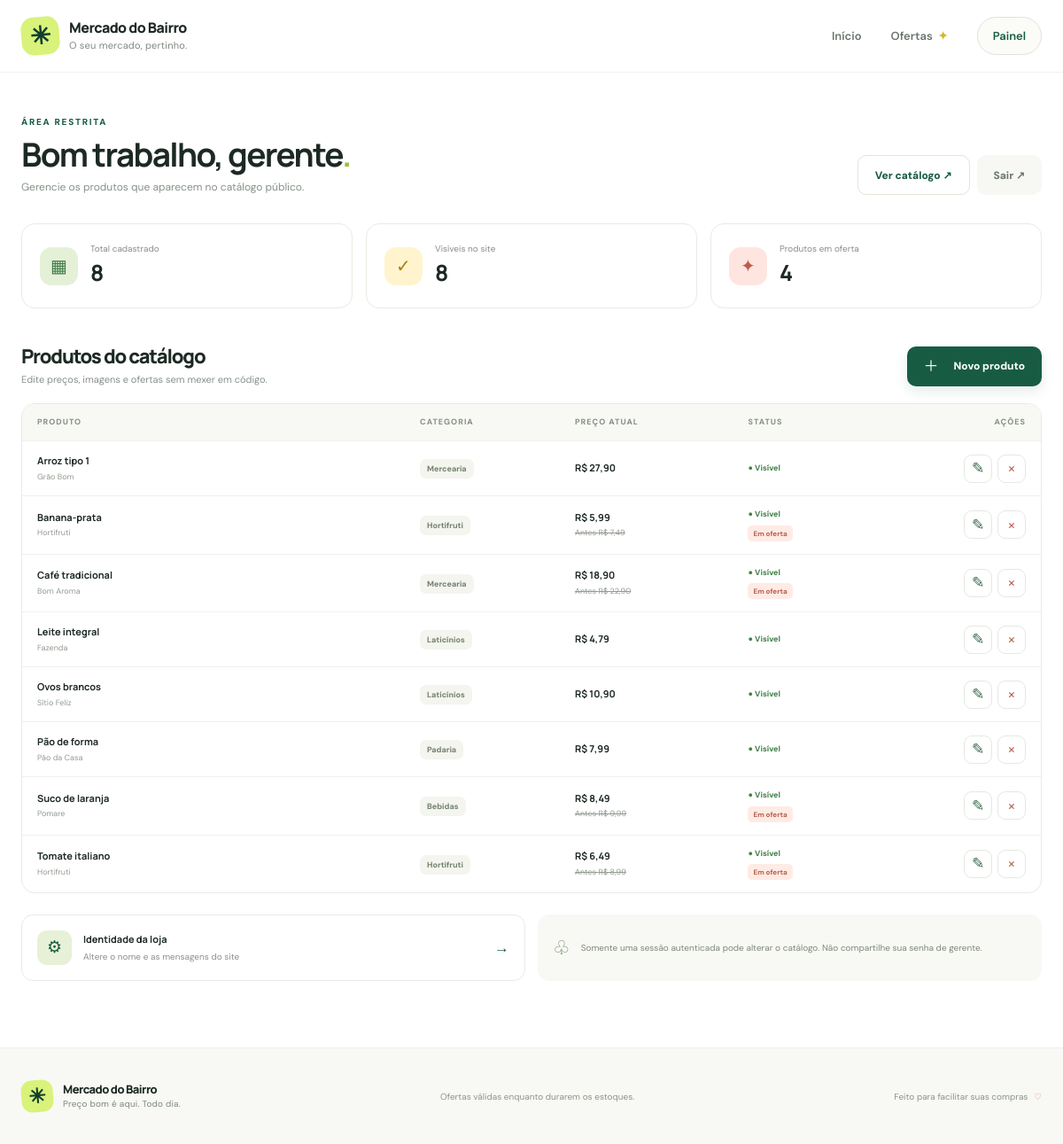
/admin (signed in), run on the app's committed database.
### tables this page shows
CREATE TABLE settings (
            key TEXT PRIMARY KEY,
            value TEXT NOT NULL
        );

CREATE TABLE products (
            id INTEGER PRIMARY KEY AUTOINCREMENT,
            name TEXT NOT NULL,
            brand TEXT NOT NULL DEFAULT '',
            category TEXT NOT NULL DEFAULT 'Mercearia',
            description TEXT NOT NULL DEFAULT '',
            price REAL NOT NULL CHECK(price >= 0),
            old_price REAL NULL CHECK(old_price IS NULL OR old_price >= 0),
            unit TEXT NOT NULL DEFAULT 'unidade',
            image_url TEXT NOT NULL DEFAULT '',
            image_filename TEXT NOT NULL DEFAULT '',
            featured INTEGER NOT NULL DEFAULT 0,
            active INTEGER NOT NULL DEFAULT 1,
            created_at TEXT NOT NULL DEFAULT CURRENT_TIMESTAMP
        );

### app.py (the view)
@app.route("/admin")
@admin_required
def admin_dashboard():
    db = get_db()
    products = db.execute("SELECT * FROM products ORDER BY created_at DESC, name COLLATE NOCASE").fetchall()
    stats = {
        "total": db.execute("SELECT COUNT(*) FROM products").fetchone()[0],
        "active": db.execute("SELECT COUNT(*) FROM products WHERE active = 1").fetchone()[0],
        "offers": db.execute("SELECT COUNT(*) FROM products WHERE active = 1 AND old_price IS NOT NULL AND old_price > price").fetchone()[0],
    }
    return render_template("admin.html", products=products, stats=stats)

### app.py (called while the page is built)
def get_db() -> sqlite3.Connection:
    if "db" not in g:
        g.db = sqlite3.connect(DATABASE)
        g.db.row_factory = sqlite3.Row
        g.db.execute("PRAGMA foreign_keys = ON")
    return g.db

def get_setting(key: str, default: str = "") -> str:
    row = get_db().execute("SELECT value FROM settings WHERE key = ?", (key,)).fetchone()
    return row["value"] if row else default

def csrf_token() -> str:
    if "csrf_token" not in session:
        session["csrf_token"] = secrets.token_urlsafe(32)
    return session["csrf_token"]

@app.before_request
def protect_posts():
    if request.method == "POST":
        expected = session.get("csrf_token", "")
        provided = request.form.get("csrf_token", "")
        if not expected or not hmac.compare_digest(expected, provided):
            abort(400, description="Token de segurança inválido. Atualize a página e tente novamente.")

@app.context_processor
def inject_template_helpers():
    return {
        "csrf_token": csrf_token,
        "store_name": get_setting("store_name", "Mercado do Bairro"),
        "store_tagline": get_setting("store_tagline", "Preço bom é aqui. Todo dia."),
        "store_notice": get_setting("store_notice", "Ofertas válidas enquanto durarem os estoques."),
        "admin_logged_in": bool(session.get("admin_logged_in")),
    }

def admin_required(view):
    @wraps(view)
    def wrapped(*args, **kwargs):
        if not session.get("admin_logged_in"):
            return redirect(url_for("admin_login", next=request.path))
        return view(*args, **kwargs)
    return wrapped

def image_for(product) -> str:
    if product["image_url"]:
        return product["image_url"]
    if product["image_filename"]:
        return url_for("static", filename=f"uploads/{product['image_filename']}")
    return ""

@app.template_filter("brl")
def brl(value):
    try:
        formatted = f"{float(value):,.2f}"
        return "R$ " + formatted.replace(",", "X").replace(".", ",").replace("X", ".")
    except (TypeError, ValueError):
        return "R$ 0,00"

### templates/admin.html (shortened to what this page needs)
{% extends 'base.html' %}
{% block content %}
<section class="admin-page container">
  <div class="admin-topline"><div><span class="section-kicker">ÁREA RESTRITA</span><h1>Bom trabalho, gerente<span class="heading-period">.</span></h1><p>Gerencie os produtos que aparecem no catálogo público.</p></div><div class="admin-top-actions"><a class="btn btn-outline" href="{{ url_for('index') }}" target="_blank">Ver catálogo ↗</a><form method="post" action="{{ url_for('admin_logout') }}"><input type="hidden" name="csrf_token" value="{{ csrf_token() }}"><button class="btn btn-quiet" type="submit">Sair ↗</button></form></div></div>
  <div class="admin-stats"><div class="stat-card"><span class="stat-icon stat-green">▦</span><div><span>Total cadastrado</span><strong>{{ stats.total }}</strong></div></div><div class="stat-card"><span class="stat-icon stat-yellow">✓</span><div><span>Visíveis no site</span><strong>{{ stats.active }}</strong></div></div><div class="stat-card"><span class="stat-icon stat-pink">✦</span><div><span>Produtos em oferta</span><strong>{{ stats.offers }}</strong></div></div></div>
  <div class="admin-content-heading"><div><h2>Produtos do catálogo</h2><p>Edite preços, imagens e ofertas sem mexer em código.</p></div><a class="btn btn-green" href="{{ url_for('product_new') }}"><span>＋</span> Novo produto</a></div>
  <div class="admin-table-wrap"><table class="admin-table"><thead><tr><th>Produto</th><th>Categoria</th><th>Preço atual</th><th>Status</th><th class="action-col">Ações</th></tr></thead><tbody>
  {% for product in products %}<tr><td><div class="admin-product-cell">{% if image_for(product) %}<img src="{{ image_for(product) }}" alt="" onerror="this.style.display='none'">{% else %}<span class="admin-thumb-placeholder">✳</span>{% endif %}<div><strong>{{ product.name }}</strong><small>{{ product.brand or 'Sem marca informada' }}</small></div></div></td><td><span class="table-category">{{ product.category }}</span></td><td><strong class="table-price">{{ product.price|brl }}</strong>{% if product.old_price and product.old_price > product.price %}<small class="table-old-price">Antes {{ product.old_price|brl }}</small>{% endif %}</td><td>{% if product.active %}<span class="status status-on">● Visível</span>{% else %}<span class="status status-off">● Oculto</span>{% endif %}{% if product.old_price and product.old_price > product.price %}<span class="mini-offer">Em oferta</span>{% endif %}</td><td><div class="table-actions"><a class="icon-action" href="{{ url_for('product_edit', product_id=product.id) }}" aria-label="Editar {{ product.name }}" title="Editar">✎</a><form method="post" action="{{ url_for('product_delete', product_id=product.id) }}" onsubmit="return confirm('Remover {{ product.name }} do catálogo?')"><input type="hidden" name="csrf_token" value="{{ csrf_token() }}"><button class="icon-action danger-action" type="submit" aria-label="Remover {{ product.name }}" title="Remover">×</button></form></div></td></tr>{% endfor %}
  </tbody></table>{% if not products %}<div class="empty-admin">Nenhum produto cadastrado. Comece adicionando o primeiro.</div>{% endif %}</div>
  <div class="admin-bottom-links"><a href="{{ url_for('admin_settings') }}"><span>⚙</span><div><strong>Identidade da loja</strong><small>Altere o nome e as mensagens do site</small></div><span class="arrow">→</span></a><div class="security-note"><span>♧</span><p>Somente uma sessão autenticada pode alterar o catálogo. Não compartilhe sua senha de gerente.</p></div></div>
</section>
{% endblock %}

### templates/base.html (shortened to what this page needs)
<!doctype html>
<html lang="pt-BR">
<head>
  <link rel="stylesheet" href="{{ url_for('static', filename='css/style.css') }}">
</head>
<body>
  <header class="site-header">
    <div class="header-inner">
      <a class="brand" href="{{ url_for('index') }}" aria-label="Página inicial">
        <span class="brand-mark">✳</span>
        <span class="brand-copy"><strong>{{ store_name }}</strong><small>O seu mercado, pertinho.</small></span>
      </a>
      <nav class="main-nav" aria-label="Navegação principal">
        <a href="{{ url_for('index') }}" class="{% if request.endpoint == 'index' %}current{% endif %}">Início</a>
        <a href="{{ url_for('index', ofertas=1) }}">Ofertas <span class="nav-spark">✦</span></a>
        {% if admin_logged_in %}
          <a href="{{ url_for('admin_dashboard') }}" class="nav-admin">Painel</a>
        {% else %}
          <a href="{{ url_for('admin_login') }}" class="nav-admin">Área do gerente</a>
        {% endif %}
      </nav>
    </div>
  </header>
  <main>{% block content %}{% endblock %}</main>
  <footer class="site-footer">
    <div class="footer-inner">
      <a class="brand footer-brand" href="{{ url_for('index') }}"><span class="brand-mark">✳</span><span class="brand-copy"><strong>{{ store_name }}</strong><small>{{ store_tagline }}</small></span></a>
      <p>{{ store_notice }}</p>
      <span class="footer-note">Feito para facilitar suas compras <span aria-hidden="true">♡</span></span>
    </div>
  </footer>
</body>
</html>

### data on the page
settings: value "Mercado do Bairro"
products: name "Arroz tipo 1", brand "Grão Bom", category "Mercearia", price|brl "R$ 27,90", active "● Visível"
products: name "Banana-prata", brand "Hortifruti", category "Hortifruti", price|brl "R$ 5,99", old_price|brl "R$ 7,49", active "● Visível", shows "Em oferta"
products: name "Café tradicional", brand "Bom Aroma", category "Mercearia", price|brl "R$ 18,90", old_price|brl "R$ 22,90", active "● Visível", shows "Em oferta"
products: name "Leite integral", brand "Fazenda", category "Laticínios", price|brl "R$ 4,79", active "● Visível"
products: name "Ovos brancos", brand "Sítio Feliz", category "Laticínios", price|brl "R$ 10,90", active "● Visível"
products: name "Pão de forma", brand "Pão da Casa", category "Padaria", price|brl "R$ 7,99", active "● Visível"
products: name "Suco de laranja", brand "Pomare", category "Bebidas", price|brl "R$ 8,49", old_price|brl "R$ 9,99", active "● Visível", shows "Em oferta"
products: name "Tomate italiano", brand "Hortifruti", category "Hortifruti", price|brl "R$ 6,49", old_price|brl "R$ 8,99", active "● Visível", shows "Em oferta"
settings: value "Preço bom é aqui. Todo dia."
settings: value "Ofertas válidas enquanto durarem os estoques."

### other printed values
{{ stats.total }} "8"
{{ stats.active }} "8"
{{ stats.offers }} "4"
